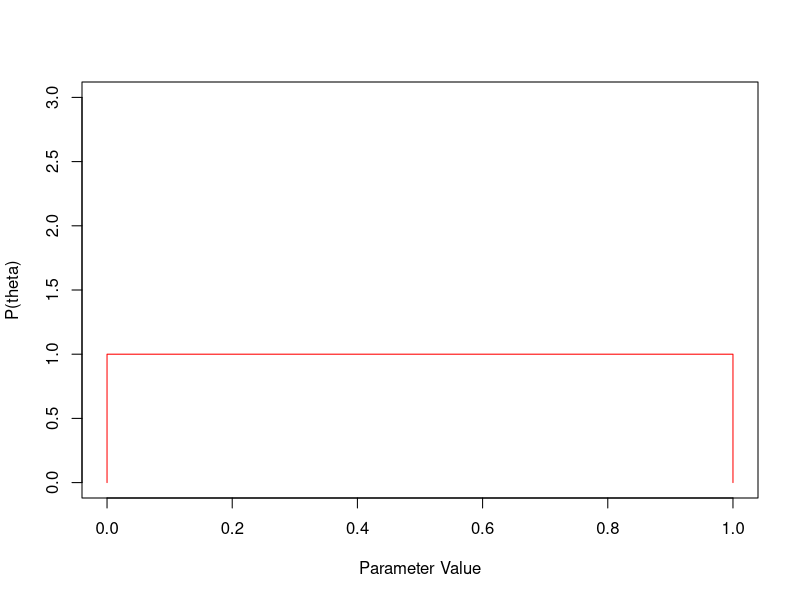
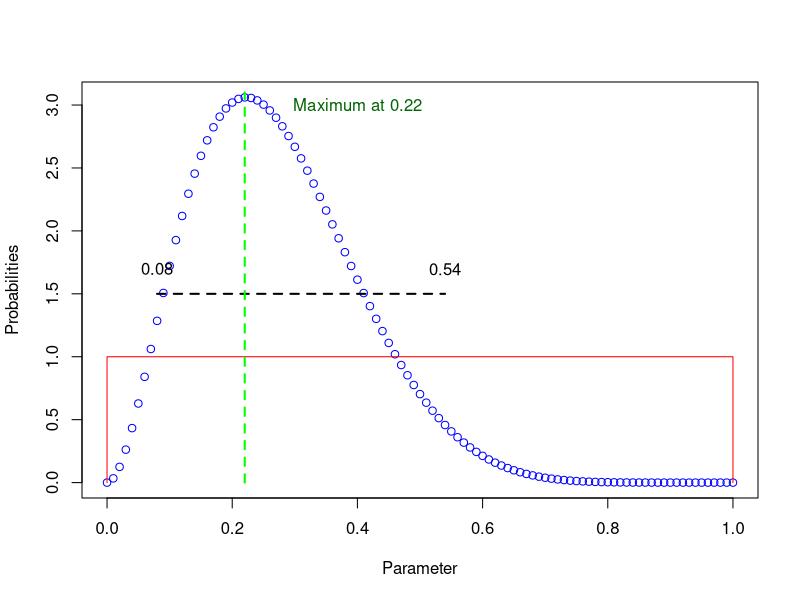
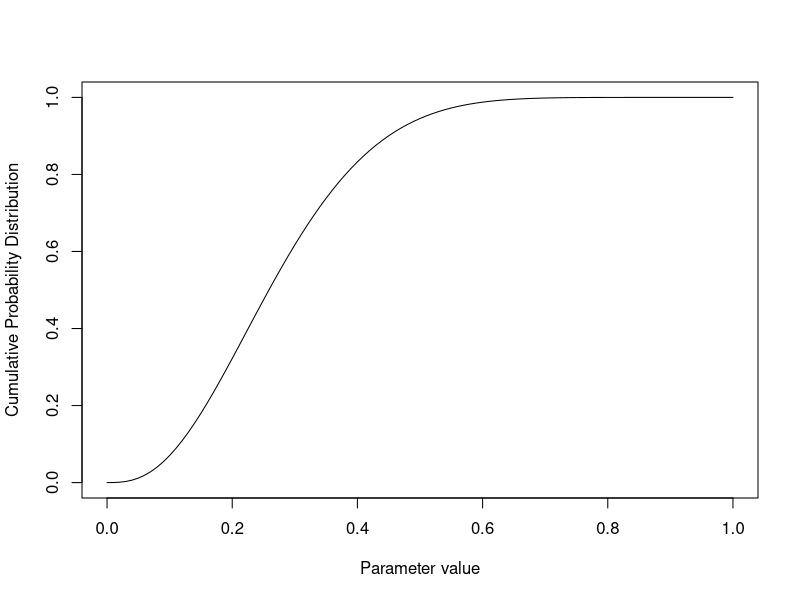
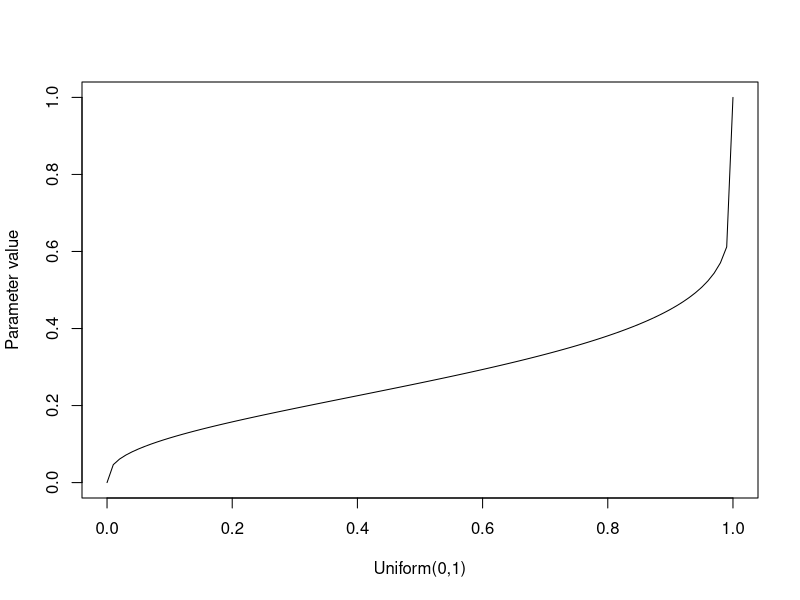
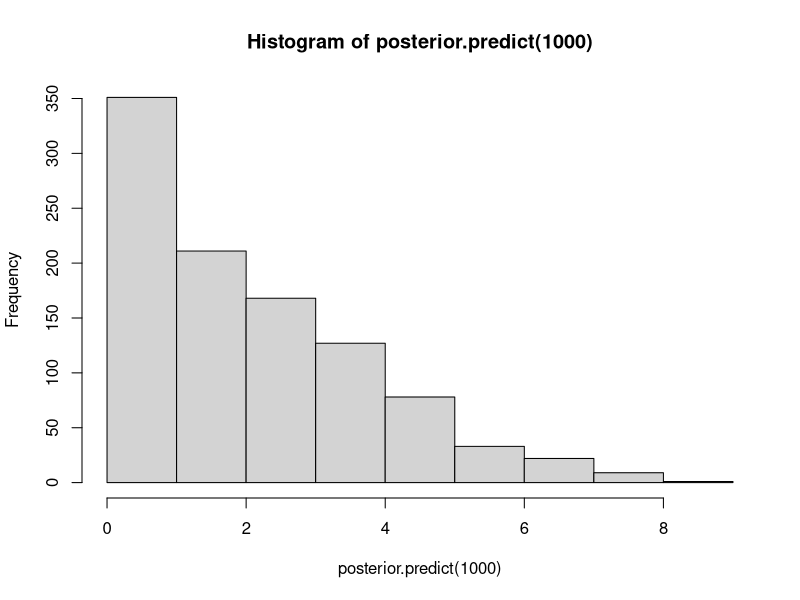
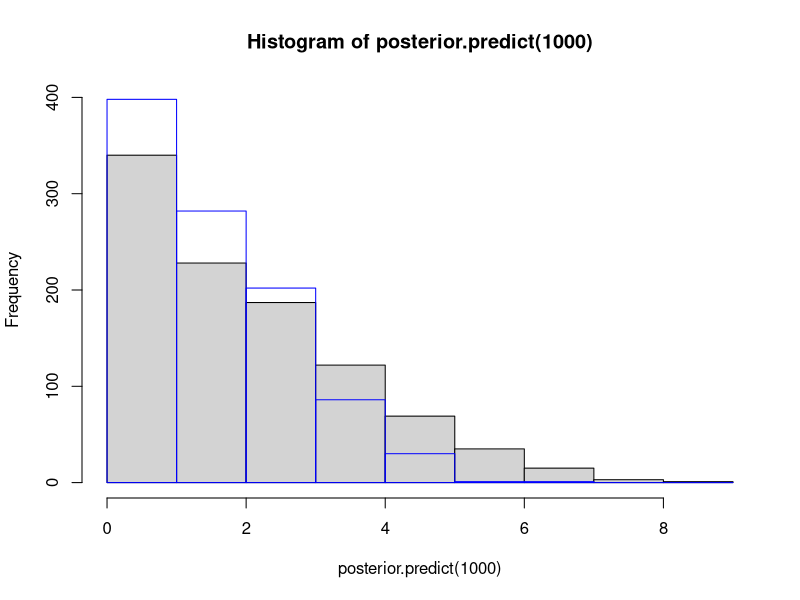
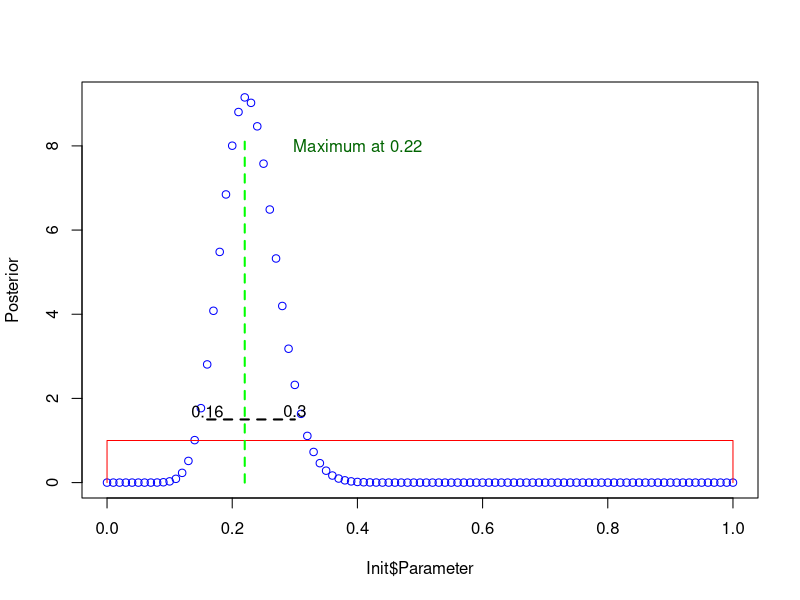

Recreate these plots in R, in order.
## ---- chunk 1
knitr::opts_chunk$set(echo = TRUE)

rm(list = ls())
## ---- chunk 2
Param <- seq(0, 1, by = 0.01)
Prior <- rep(1, length(Param))
Init <- data.frame(Parameter = Param, Prior = Prior)
# add some zeros to the front and end to make the plot prettier
plot(c(0, Init$Parameter, 1), c(0, Init$Prior, 0), type = "l", col = "red", xlab = "Parameter Value", ylab = "P(theta)", ylim = c(0, 3))
## ---- chunk 3
likelihood.prior <- apply(Init, 1, function(x) dbinom(2, 9, x['Parameter']) * x['Prior'])
## ---- chunk 4
ntrap <- length(likelihood.prior) - 1
h <- (1 - 0)/ntrap
Evidence <- h*(likelihood.prior[1]/2 + sum(likelihood.prior[2:ntrap]) + likelihood.prior[ntrap+1]/2)
## ---- chunk 5
Posterior <- likelihood.prior/Evidence
Posterior
## ---- chunk 6
# where is maximum
Parameter.max <- Init$Parameter[which.max(Posterior)]
Parameter.max
## ---- chunk 7
# let's determine 95% High Density Interval
lx <- 2
lefttail = 0
while (lefttail < 0.025){
  if(lx == 2){
    lefttail = h/2*sum(likelihood.prior[1:lx])/Evidence
  } else {
    lefttail = h/2*(likelihood.prior[1] + 2*sum(likelihood.prior[2:lx-1]) + likelihood.prior[lx])/Evidence
  }
  lx <- lx + 1
}

rx <- length(likelihood.prior)
righttail = 1
while (righttail > 0.975){
  righttail = h/2*(likelihood.prior[1] + 2*sum(likelihood.prior[2:rx-1]) + likelihood.prior[rx])/Evidence
  rx <- rx - 1
}

plot(Init$Parameter, Posterior, type = "p", col = "blue", xlab = "Parameter", ylab = "Probabilities")
lines(c(0, Init$Parameter, 1), c(0, Init$Prior,0), col = "red")
lines(c(Init$Parameter[lx], Init$Parameter[rx]), c(1.5, 1.5), lwd = 2, lty = 2, col = "black")
lines(c(Parameter.max, Parameter.max), c(0, 3.1), lwd = 2, lty = 2, col = "green")
text(Init$Parameter[lx], 1.7, label = as.character(Init$Parameter[lx]))
text(Init$Parameter[rx], 1.7, label = as.character(Init$Parameter[rx]))
text(0.4, 3.0, label = paste("Maximum at", Parameter.max), col = "darkgreen")
## ---- chunk 8
# Calculate cumulative probability distribution of posterior
cdf <- rep(0, length(Posterior))
for (i in 2:length(Posterior)){
  if(i == 2){
    cdf[i] = h/2*sum(Posterior[1:i])
  } else {
    cdf[i] = h/2*(Posterior[1] + 2*sum(Posterior[2:i-1]) + Posterior[i])
  }
}
Pcdf <- splinefun(Init$Parameter, cdf)

plot(seq(0,1, by = 0.01), Pcdf(seq(0,1,by = 0.01)), type ="l", xlab = "Parameter value", ylab = "Cumulative Probability Distribution")
## ---- chunk 9
Inv.cdf <- splinefun(cdf, Init$Parameter)

plot(seq(0,1, by = 0.01), Inv.cdf(seq(0,1,by = 0.01)), type = "l", xlab = "Uniform(0,1)", ylab = "Parameter value")
## ---- chunk 10
# Predict number of given posterior
# Pick a random number from uniform distribution 
# and use to generate a random sample of the posterior
posterior.predict <- function(n = 100){
  res <- rep(0, n)
  for (i in 1:n){
    rcdf <- Inv.cdf(runif(1))
    res[i] <- rbinom(1, 9, rcdf)
  }
  return(res)
}
  
result1 <- hist(posterior.predict(1000))  
## ---- chunk 11

# Predict number of given posterior
# Pick a random number from uniform distribution 
# and use to generate a random sample of the posterior
ave.predict <- function(n = 100){
  res <- rep(0, n)
  for (i in 1:n){
    res[i] <- rbinom(1, 9, 0.22)
  }
  return(res)
}

hist(posterior.predict(1000), ylim = c(0, 400))  
hist(ave.predict(1000), breaks = result1$breaks, add = TRUE, col = NULL, border = "blue")

## ---- chunk 12
# Code for Bayesian Binomial using more data, same prior
likelihood.prior <- apply(Init, 1, function(x) dbinom(20, 90, x['Parameter']) * x['Prior'])
## ---- chunk 13
ntrap <- length(likelihood.prior) - 1
h <- (1 - 0)/ntrap
Evidence <- h*(likelihood.prior[1]/2 + sum(likelihood.prior[2:ntrap]) + likelihood.prior[ntrap+1]/2)
Posterior <- likelihood.prior/Evidence
## ---- chunk 14
# where is maximum
Parameter.max <- Init$Parameter[which.max(Posterior)]
Parameter.max
## ---- chunk 15
# let's determine 95% High Density Interval
lx <- 2
lefttail = 0
while (lefttail < 0.025){
  if(lx == 2){
    lefttail = h/2*sum(likelihood.prior[1:lx])/Evidence
  } else {
    lefttail = h/2*(likelihood.prior[1] + 2*sum(likelihood.prior[1:lx-1]) + likelihood.prior[lx])/Evidence
  }
  lx <- lx + 1
}

rx <- length(likelihood.prior)
righttail = 1
while (righttail > 0.975){
  righttail = h/2*(likelihood.prior[1] + 2*sum(likelihood.prior[1:rx-1]) + likelihood.prior[rx])/Evidence
  rx <- rx - 1
}

plot(Init$Parameter, Posterior, type = "p", col = "blue")
lines(c(0, Init$Parameter, 1), c(0, Init$Prior,0), col = "red")
lines(c(Init$Parameter[lx], Init$Parameter[rx]), c(1.5, 1.5), lwd = 2, lty = 2, col = "black")
lines(c(Parameter.max, Parameter.max), c(0, 8.1), lwd = 2, lty = 2, col = "green")
text(Init$Parameter[lx], 1.7, label = as.character(Init$Parameter[lx]))
text(Init$Parameter[rx], 1.7, label = as.character(Init$Parameter[rx]))
text(0.4, 8.0, label = paste("Maximum at", Parameter.max), col = "darkgreen")

